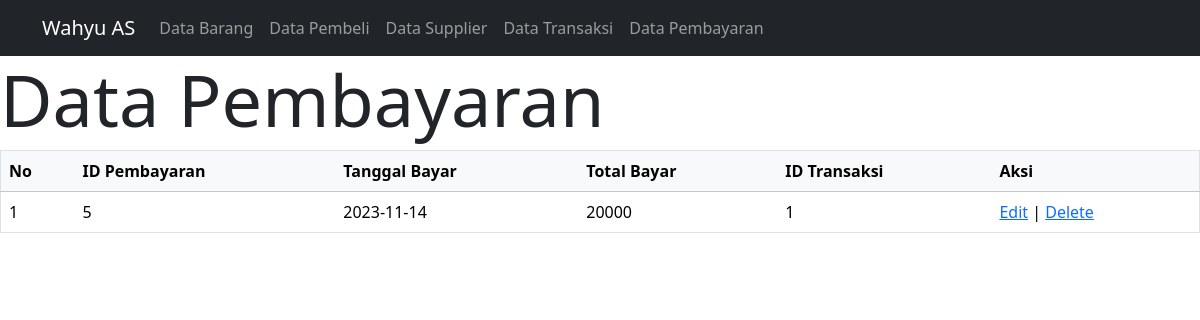
/Pembayaran/data_pembayaran.php, run on the app's committed database.
### tables this page shows
CREATE TABLE `pembayaran` (
  `id_pembayaran` int(11) NOT NULL,
  `tgl_bayar` date NOT NULL,
  `total_bayar` int(11) NOT NULL,
  `id_transaksi` int(11) NOT NULL
);

### Pembayaran/data_pembayaran.php (the view, shortened to what this page needs)
<?php
require '../Functions/functions.php';
$pembayaran = query("SELECT * FROM pembayaran");
?>
<!DOCTYPE html>
<html lang="en">
<head>
    <link href="https://cdn.jsdelivr.net/npm/bootstrap@5.3.2/dist/css/bootstrap.min.css" rel="stylesheet">
</head>
<body>
    <?php echo generateNavigation(); ?>
    <h1 class="display-2">Data Pembayaran</h1>
    <table class="table" border="1">
        <thead class="table-light">
            <tr>
                <th>No</th>
                <th>ID Pembayaran</th>
                <th>Tanggal Bayar</th>
                <th>Total Bayar</th>
                <th>ID Transaksi</th>
                <th>Aksi</th>
            </tr>
        </thead>
        <tbody>
            <?php $i = 1; ?>
            <?php foreach ($pembayaran as $bayar) { ?>
                <tr>
                    <td><?= $i; ?></td>
                    <td><?= $bayar['id_pembayaran']; ?></td>
                    <td><?= $bayar['tgl_bayar']; ?></td>
                    <td><?= $bayar['total_bayar']; ?></td>
                    <td><?= $bayar['id_transaksi']; ?></td>
                    <td>
                <a href="edit.php?id=<?= $brg['id_barang']; ?>">Edit</a> |
                <a href="delete.php?id=<?= $brg['id_barang']; ?>">Delete</a>
            </td>
                </tr>
                <?php $i++; ?>
            <?php } ?>
        </tbody>
    </table>
</body>
</html>

### data on the page
pembayaran: id_pembayaran "5", tgl_bayar "2023-11-14", total_bayar "20000", id_transaksi "1"
